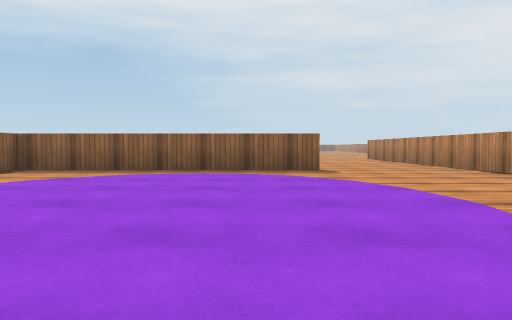
view 1 (above)

24 first-person views from a walk through a Unity game level. The camera is 0.5 m above the floor, tilts 2° down and sees 70° across. The floor is counted in squares, 1 m on a side. Each view is taken from the middle of a square. On the plan, view 1 faces up. The plan holds only what a view shows up to about 9 squares ahead; the rest is blank. The place goes on beyond the plan. The player character is not drawn. Surface patterns are stand-ins for the level's own textures.

view 2
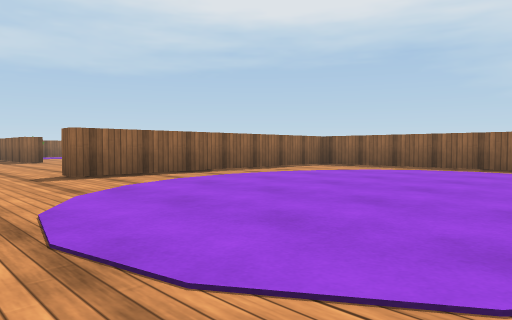

view 3
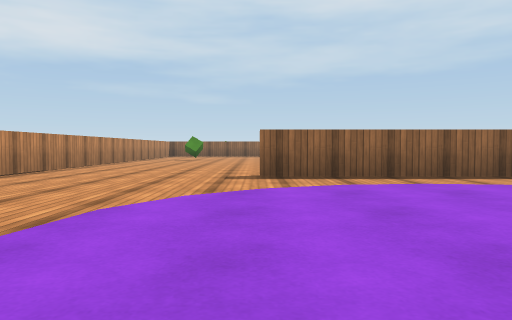

view 4
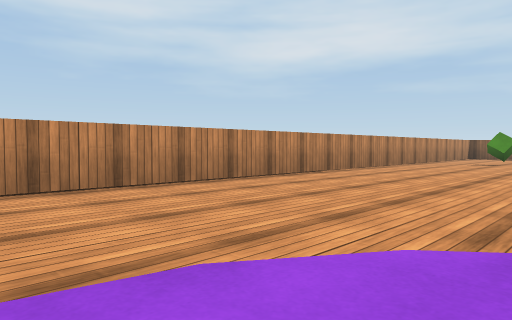

view 5
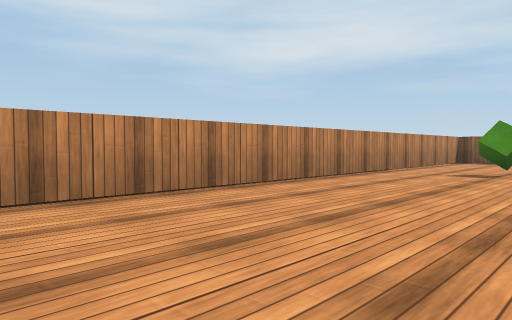

view 6
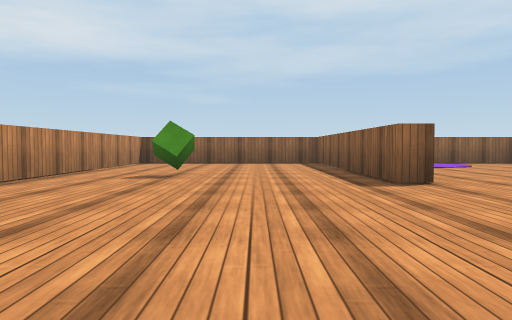

view 7
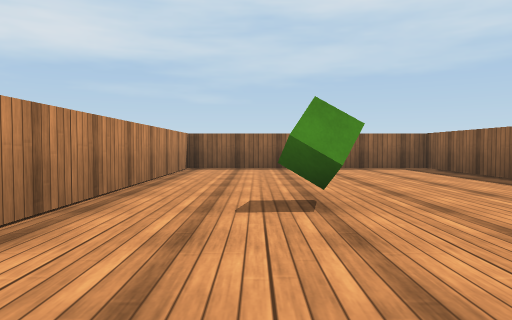

view 8
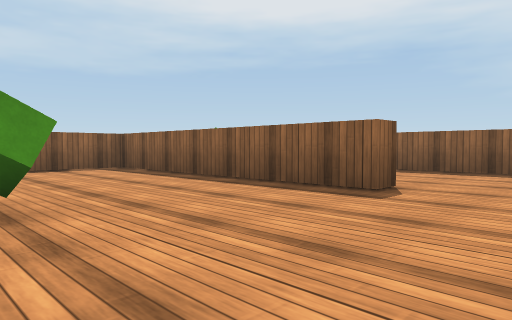

view 9
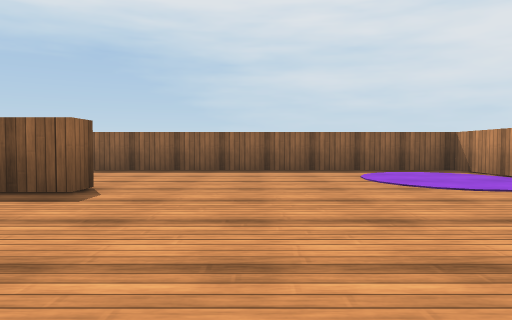

view 10
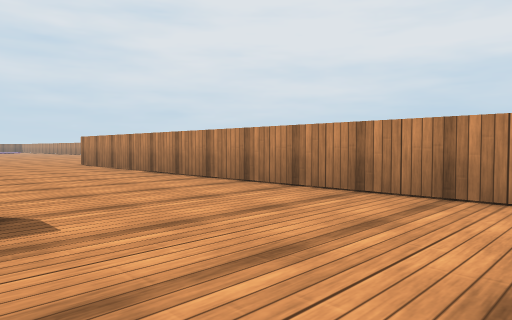

view 11
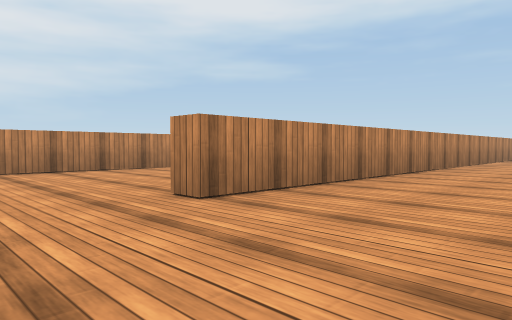

view 12
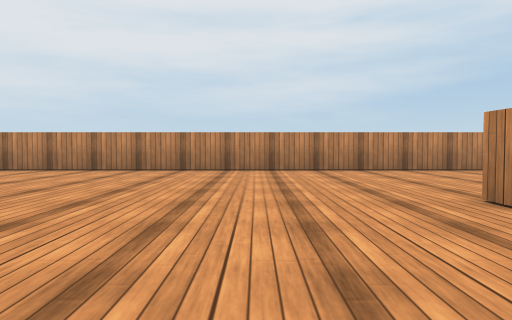

view 13
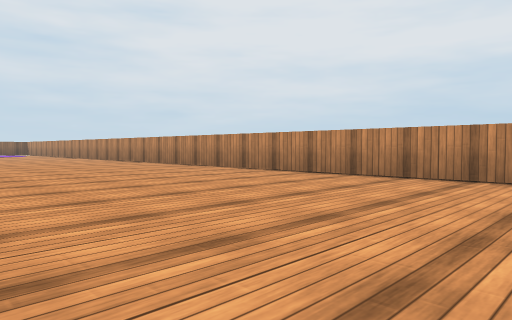

view 14
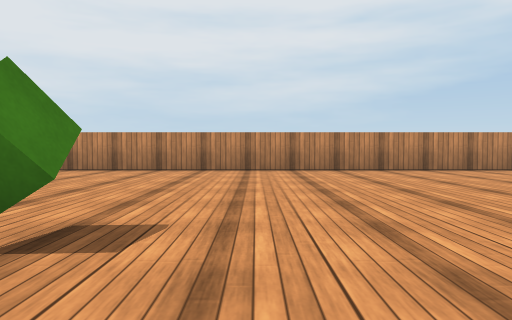

view 15
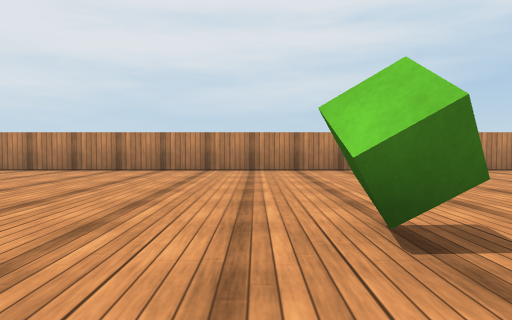

view 16
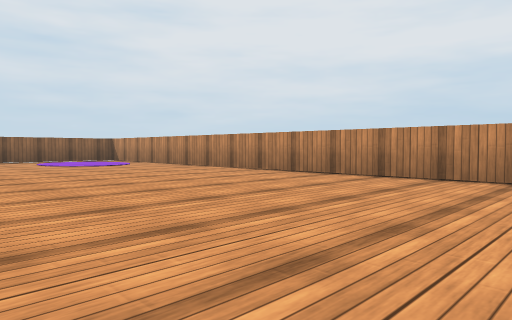

view 17
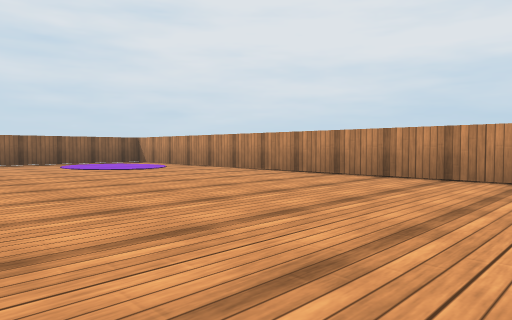

view 18
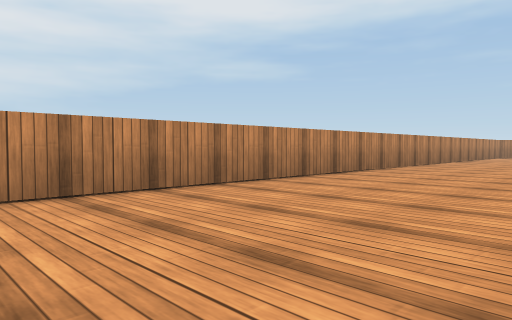

view 19
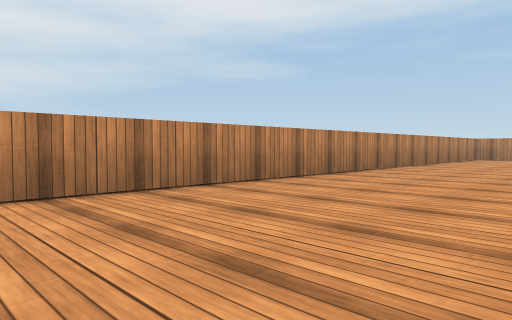

view 20
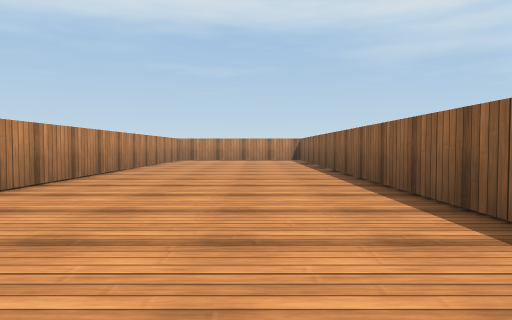

view 21
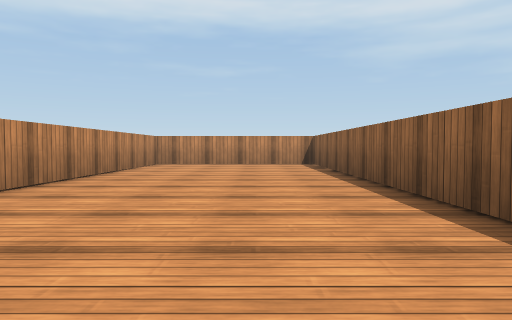

view 22
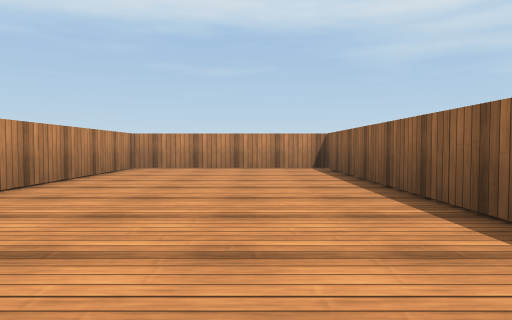

view 23
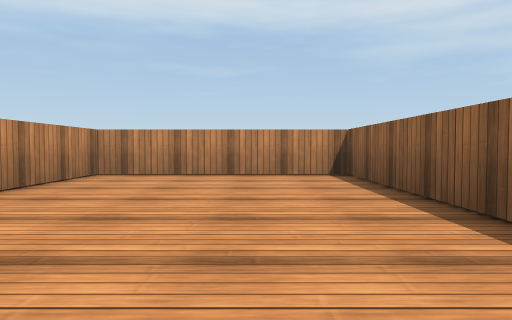

view 24
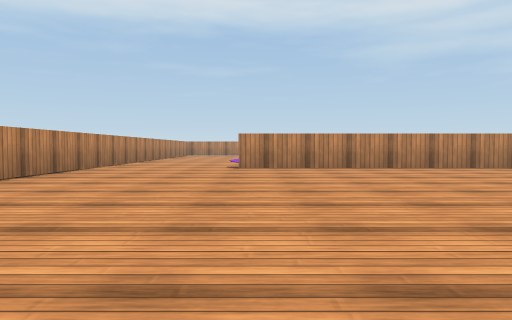

### Floor plan
Points are (right, up) in squares from view 1. A wall is a line through its corners. A room is listed if a view was taken in it or the views show most of it. See-through windows are left out.
Room 1 (views 1, 2, 3, 4, 5, 6, 7, 8, 9, 10)
walls: (-5.8, 4) (-5.8, 5.8) (-13.5, 5.8); (-5.3, 5.5) (-5.3, 1.1) (-5.8, 1.1); (-12, 2.5) (-12, 1.9) (-18.4, 1.9) (-18.4, -3.6) (-1.8, -3.6); (1.5, 8.1) (-5.3, 8.1); (4.9, 5.6) (4.9, 6.6)
ways out: opening at (3, 7.3) to room 2
objects: green cube (-13, -1)
Room 2 (views 11, 12, 13, 14, 15, 16, 17, 18, 19, 20, 21, 22, 23, 24)
walls: (5.3, 7.8) (5.3, -3.6) (9.9, -3.6) (9.9, 38.5); (4.9, 6.6) (4.9, 15.9) (5.4, 15.9); (-5, 8.6) (1.5, 8.6)
ways out: opening at (3, 7.3) to room 1
objects: green cube (4, 29)

Where each view was taken, in squares from view 1:
view 1: 0 up, 0 right, facing up
view 2: 1 down, 1 right, facing up-left
view 3: 1 up, 1 right, facing left
view 4: 1 up, 1 left, facing down-left
view 5: 0 up, 6 left, facing down-left
view 6: 0 up, 7 left, facing left
view 7: 2 down, 10 left, facing left
view 8: 2 down, 10 left, facing up-left
view 9: 2 down, 10 left, facing up
view 10: 5 up, 1 right, facing up-right
view 11: 18 up, 2 right, facing down-right
view 12: 18 up, 2 right, facing right
view 13: 20 up, 4 right, facing up-right
view 14: 28 up, 2 right, facing right
view 15: 30 up, 2 right, facing right
view 16: 32 up, 4 right, facing up-right
view 17: 34 up, 4 right, facing up-right
view 18: 16 up, 6 right, facing down-right
view 19: 12 up, 6 right, facing down-right
view 20: 10 up, 7 right, facing down
view 21: 7 up, 7 right, facing down
view 22: 5 up, 7 right, facing down
view 23: 3 up, 7 right, facing down
view 24: 17 up, 1 right, facing down
